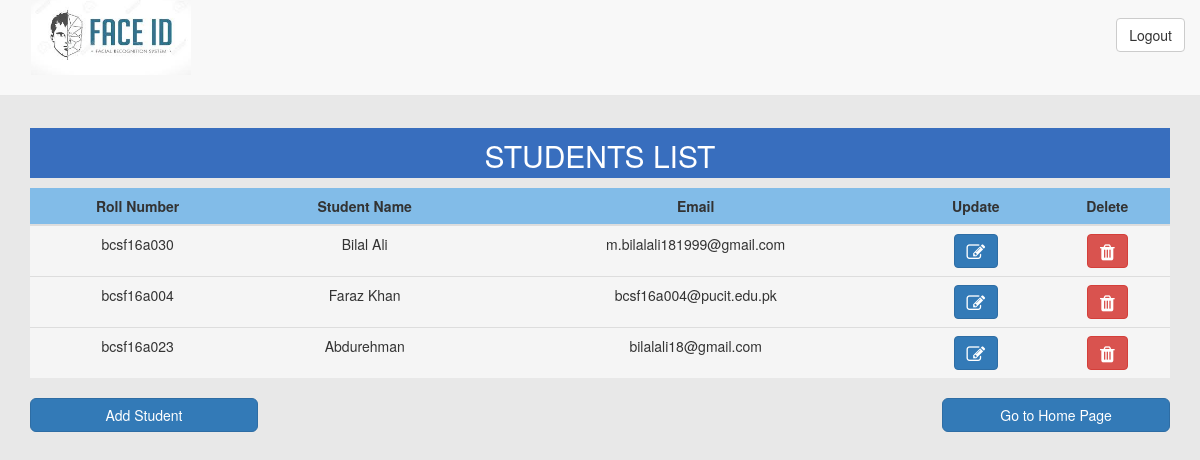
Before: /Students with the older database file.
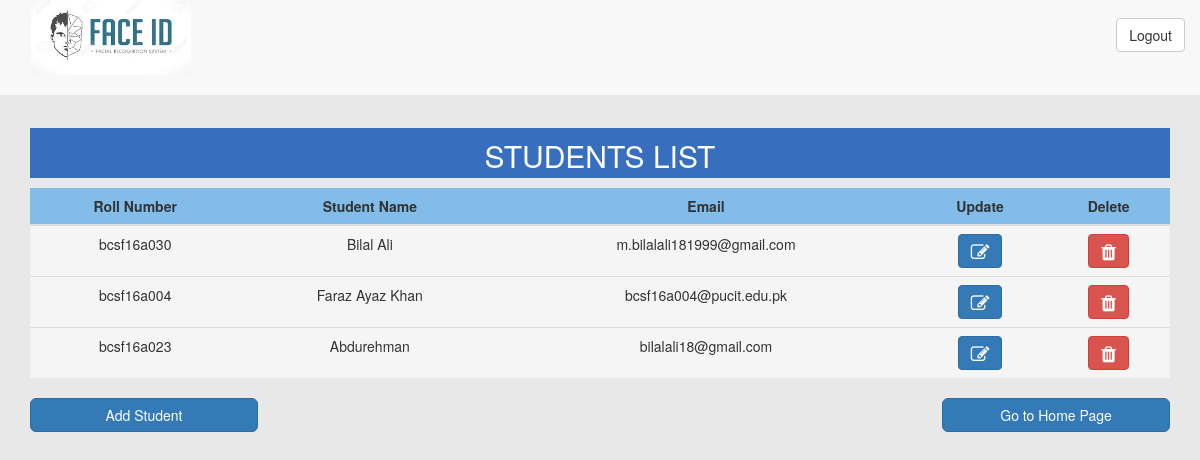
After: the same page with the newer database file.
### Attendance/models.py (models this page shows)
class Student(models.Model):
    RollNo = models.CharField(max_length=30, primary_key=True, unique=True)
    StdName = models.CharField(max_length=30)
    Email = models.EmailField()
    Password = models.CharField(max_length=20)

### Attendance/views.py (the view)
# urls.py: path('Students',AllStudents,name='Students'),
def AllStudents(request):
    allStudents=Student.objects.all()
    return render(request,'students.html',{'students':allStudents})

### templates/students.html (shortened to what this page needs)
<!DOCTYPE html>
<html>
<head>
    <link rel="stylesheet" href="https://maxcdn.bootstrapcdn.com/bootstrap/3.4.0/css/bootstrap.min.css">
    <link rel="stylesheet" href="https://stackpath.bootstrapcdn.com/font-awesome/4.7.0/css/font-awesome.min.css">
</head>
<body style="background-color:rgba(210, 210, 210,0.5);">
    <nav class="navbar navbar-default navbar-fixed-top" style="height: 12%;">
        <div class="container-fluid">
            <div class="navbar-header" style="margin-right:10%;">
                <a class="navbar-brand" href="#">
                    <img src="static/Images/logo3.png" alt="logo" style="width:160px;height: 80px; margin-top:-20px;margin-left:10%;">
                </a>
            </div>
            <a id="logOutBtn" class="btn btn-default pull-right hidden-xs" onclick="logout()" style="margin-top:1.5%;">Logout</a>
        </div>
    </nav>
    <div class="container " style="margin-top:9%; position:center;">
        <h2 class="text-center text-uppercase" style="padding-top:1%;background-color:#386ebe; color:white; height:50px;">Students List</h2>
        <div style="background-color:whitesmoke;" class="tableFixHead text-center">
            <table class="table table-responsive table-hover">
                <thead style="">
                    <tr style="background-color: #55a6e4b7;">
                        <th style="text-align:center;">Roll Number</th>
                        <th style="text-align:center;">Student Name</th>
                        <th style="text-align:center;">Email</th>
                        <th style="text-align:center;">Update</th>
                        <th style="text-align:center;">Delete</th>
                    </tr>
                </thead>
                <tbody>
                {% for std in students %}
                    <tr>
                        <td>{{ std.RollNo }}</td>
                        <td>{{ std.StdName }}</td>
                        <td>{{ std.Email }}</td>
                        <td><button class="btn btn-primary" value="{{ std.RollNo}},{{std.StdName}},{{std.Email}}" onclick="openUpdateModal(this.value)"><i class="fa fa-edit fa-lg"></i></button></td>
                        <td><button class="btn btn-danger" value="{{ std.RollNo }}" onclick="openDeleteModal(this.value)"><i class="fa fa-trash fa-lg"></i></button></td>
                    </tr>
                  {% endfor %}
                </tbody>
            </table>
        </div>
        <div class="text-center">
            <button class="btn btn-primary pull-left" type="button" style=" width:20%;color:white; border-radius:6px;" id="addInvigilator" data-toggle="modal" data-target="#myModal">Add Student</button> &nbsp; &nbsp;
            <button  onclick="redirectToHomepage()" class="btn btn-primary pull-right" type="submit" style="margin-left:1%;width:20%;color:white; border-radius:6px;">Go to Home Page</button>
        </div>
    </div>
</body>
</html>

Changed rows visible on the page:
changed Student "bcsf16a004": StdName "Faraz Khan" → "Faraz Ayaz Khan"
